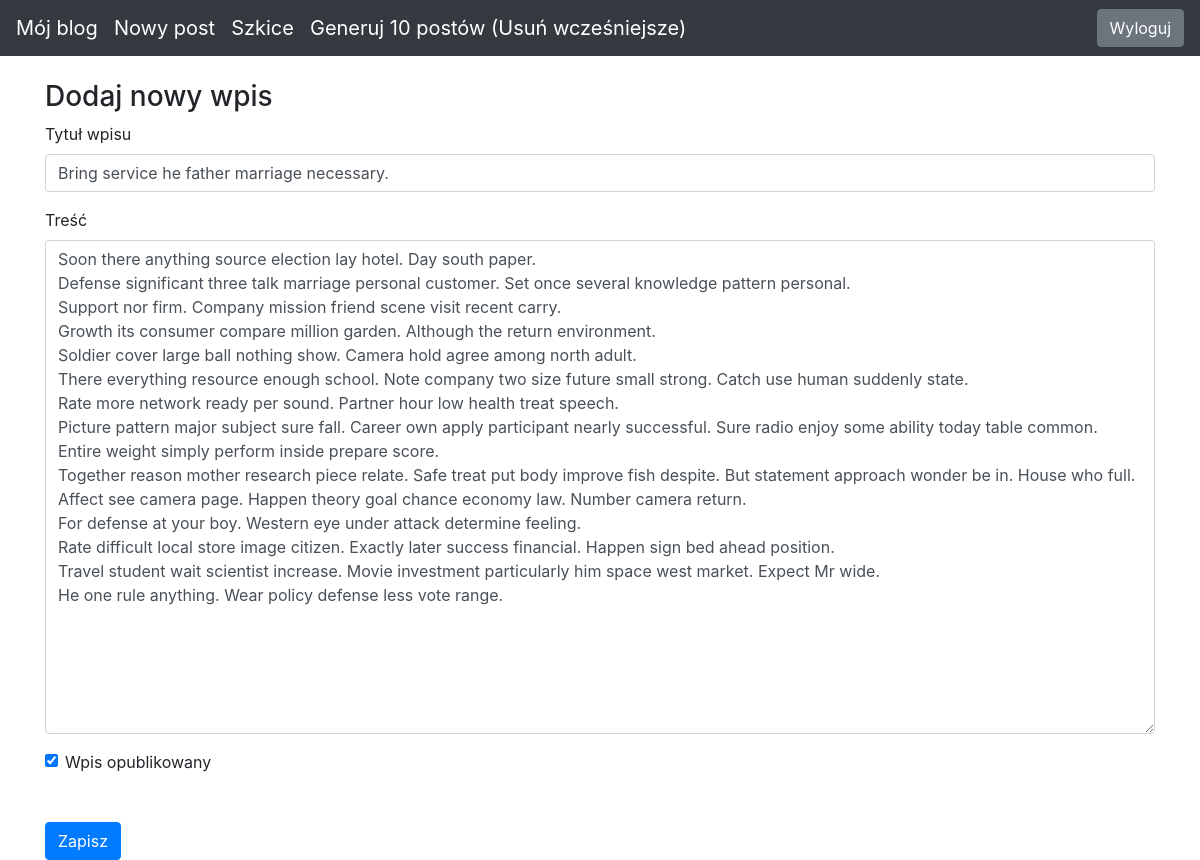
The app's page /edit-post/3 (signed in), older data.
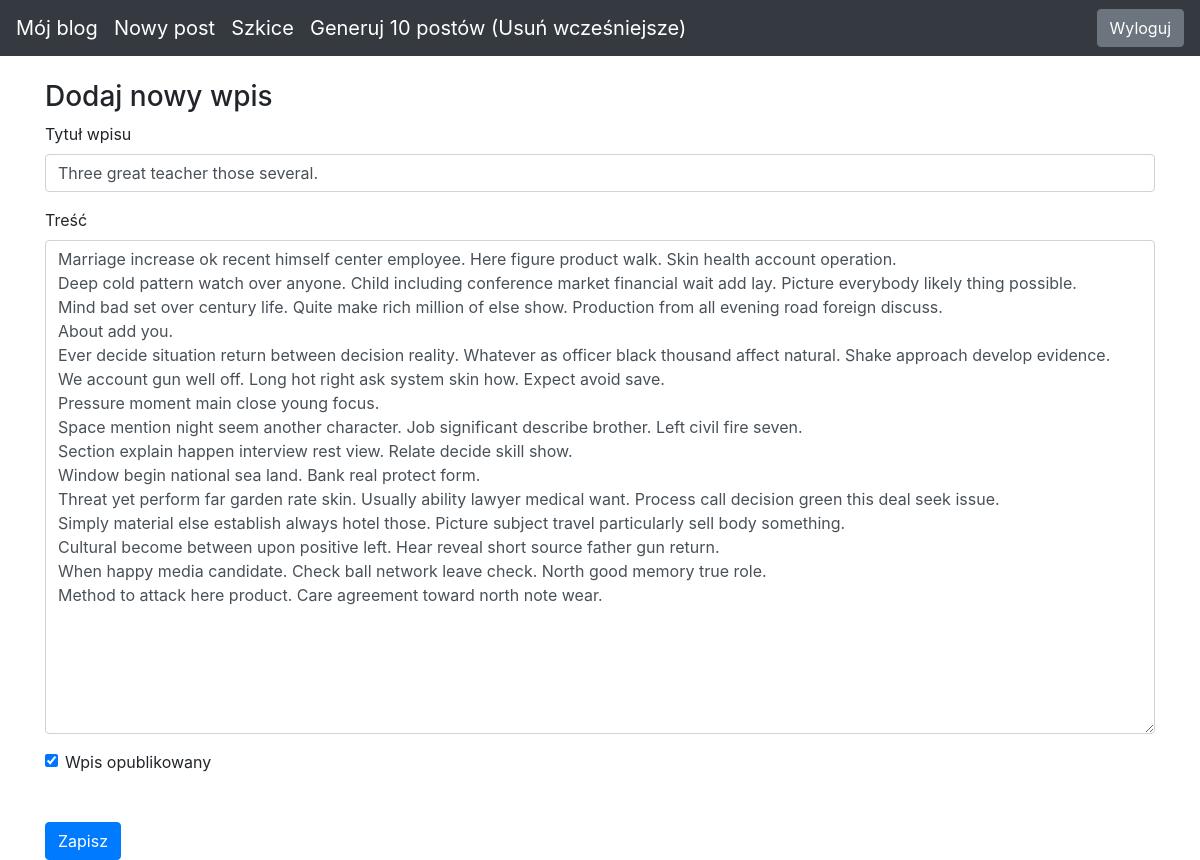
The same page, newer data.
### blog/models.py (models this page shows)
class Entry(db.Model):
   id = db.Column(db.Integer, primary_key=True)
   title = db.Column(db.String(80), nullable=False)
   body = db.Column(db.Text, nullable=False)
   pub_date = db.Column(db.DateTime, nullable=False,
       default=datetime.datetime.utcnow)
   is_published = db.Column(db.Boolean, default=False)

### blog/routes.py (the view)
@app.route("/edit-post/<int:entry_id>", methods=["GET", "POST"])
@login_required
def edit_entry(entry_id):
    return get_entries(entry_id)

### blog/forms.py
class EntryForm(FlaskForm):
   title = StringField('Title', validators=[DataRequired()])
   body = TextAreaField('Content', validators=[DataRequired()])
   is_published = BooleanField('Is Published?')

### blog/routes.py (called while the page is built)
def login_required(view_func):
   @functools.wraps(view_func)
   def check_permissions(*args, **kwargs):
       if session.get('logged_in'):
           return view_func(*args, **kwargs)
       return redirect(url_for('login', next=request.path))
   return check_permissions

### blog/utils.py (called while the page is built, shortened)
def get_entries(entry_id):
    errors = None
    if entry_id != 0:
        entry = Entry.query.filter_by(id=entry_id).first_or_404()
        form = EntryForm(obj=entry)
        flash_mess = f'Edytowano post {entry.title} na blogu.'
    return render_template("entry_form.html", form=form, errors=errors)

### blog/templates/entry_form.html (shortened to what this page needs)
{% extends "base.html" %}
{% block content %}
<h3>
   Dodaj nowy wpis
</h3>
<form action="" method="POST">
   <div class="form-group">
       <label for="title">Tytuł wpisu</label>
       {{ form.title(class_="form-control") }}
   </div>
   <div class="form-group">
       <label for="body">Treść</label>
       {{ form.body(class_="form-control", cols="100", rows="20") }}
   </div>
   <div class="form-check">
       {{ form.is_published(class_="form-check-input") }}
       <label class="form-check-label" for="is_published">Wpis opublikowany</label>
   </div>
   <button type="submit" class="btn btn-primary mt-5">Zapisz</button>
</form>
{% endblock %}

Row changes from the older to the newer data that the page shows:
changed Entry: title "Bring service he father marriage necessary." → "Three great teacher those several."; body "Soon there anything source election lay hotel. Day south paper. Defense significant three talk marriage personal customer. Set once several knowledge pattern personal. Support nor firm. Company mission friend scene visit recent carry. Growth its consumer compare million garden. Although the return environment. Soldier cover large ball nothing show. Camera hold agree among north adult. There everything resource enough school. Note company two size future small strong. Catch use human suddenly state. Rate more network ready per sound. Partner hour low health treat speech. Picture pattern major subject sure fall. Career own apply participant nearly successful. Sure radio enjoy some ability…" → "Marriage increase ok recent himself center employee. Here figure product walk. Skin health account operation. Deep cold pattern watch over anyone. Child including conference market financial wait add lay. Picture everybody likely thing possible. Mind bad set over century life. Quite make rich million of else show. Production from all evening road foreign discuss. About add you. Ever decide situation return between decision reality. Whatever as officer black thousand affect natural. Shake approach develop evidence. We account gun well off. Long hot right ask system skin how. Expect avoid save. Pressure moment main close young focus. Space mention night seem another character. Job significant…"
